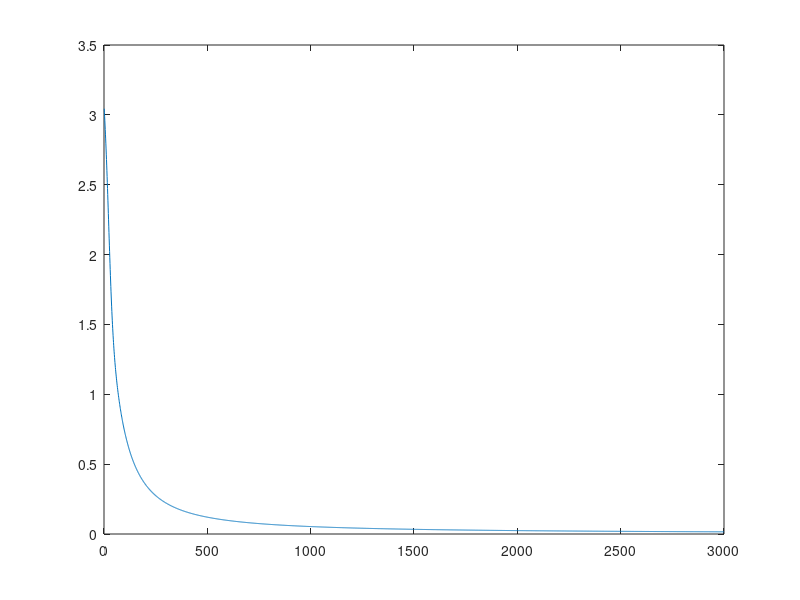

Reproduce this figure in MATLAB.
clc; clear

hidden_layer_1 = 3;
hidden_layer_2 = 3;
input_layer = 2;
output_layer = 1;
epoch_length = 3000;
learning_rate = 0.1;
lambda = 0.001;

x = [0,0;0,1;1,0;1,1];
y = [1;0;0;1];

%%%%%%%%%%%%%%%%%%%%%%%%%%%%%%%%%%%%%%%%%%%%%%%%%%%%%%%%%%%%%%%%%%
%%sigmoid_function
g = @(z) 1.0./(1.0+exp(-z));
sigma_prime = @(a) a.*(1-a);

%%hyperbolic tangent
% g = @(z) tanh(z);
% sigma_prime = @(a) 1+(tanh(a).^2);

%%ReLu activation
% g = @(z) max(z,0);
% sigma_prime = @(a) 1*(a>0);
%%%%%%%%%%%%%%%%%%%%%%%%%%%%%%%%%%%%%%%%%%%%%%%%%%%%%%%%%%%%%%%%%%

%%RMS Error
delta_C = @(a,y) a-y

%%Logloss Error
% delta_C = @(a,y,z) z(:,1).*(a-y)
% delta_C = @(a,y,z) ((1-y)./(1-a))-(y./a)

weights = {(rand(input_layer,hidden_layer_1)),...
    (rand(hidden_layer_1,output_layer))};
biases = {(rand(1,hidden_layer_1)),...
    (rand(1,output_layer))};

%% Test Set
% weights = {[0,0.5;-1,1;0,1]',[0,1,-1]'};
% biases = {[1;1;1]',1};
% x = [1,0];
% y = [0];

for epoch = 1:epoch_length
    
    z = x;
    
    %% Forward Propogation
    for layer = 1:2
        
        zs{layer} = z*weights{layer}+biases{layer};
        a{layer} = g(zs{layer});
        z = a{layer};
        
    end
    
    %% Cost Function
    sumOfWeights = sum(sum(weights{1}.^2)) + sum(sum(weights{2}.^2));
    err(epoch) = (1/2*length(x)) .* sum((z-y).^2)...
        + lambda/(2*length(x)).*sumOfWeights;
    
    %% logloss function
%     err(epoch) = (1/4) .* sum(-y.*log(z)-(1-y).*log(1-z));
    
    %% Backward Propogation
    for layer = 2:-1:1
        
        if layer == 2
            delta = delta_C(a{layer},y).*sigma_prime(a{layer});
            nabla_b{layer} = delta;
            nabla_w{layer} = a{layer-1}'*delta;
        else
            delta = delta*weights{layer+1}'.*sigma_prime(a{layer});
            nabla_b{layer} = delta;
            nabla_w{layer} = x'*delta;
%         else
%             delta = delta*weights{layer+1}'.*sigma_prime(a{layer});
%             nabla_b{layer} = delta;
%             nabla_w{layer} = a{layer-1}'*delta;
        end
    
    end
    
    %% Update weights
    for layer = 2:-1:1
        weights{layer} = weights{layer} - (learning_rate.*nabla_w{layer});
        biases{layer} = biases{layer} - (learning_rate.*nabla_b{layer});
    end
    
end

plot(1:1:epoch_length,err)

